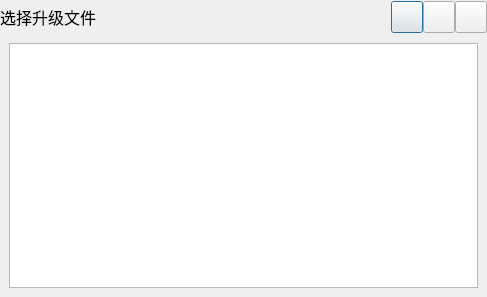
<?xml version="1.0" encoding="UTF-8"?>
<ui version="4.0">
 <class>filechoose</class>
 <widget class="QDialog" name="filechoose">
  <property name="geometry">
   <rect>
    <x>0</x>
    <y>0</y>
    <width>487</width>
    <height>297</height>
   </rect>
  </property>
  <property name="windowTitle">
   <string>Dialog</string>
  </property>
  <layout class="QGridLayout" name="gridLayout">
   <property name="leftMargin">
    <number>0</number>
   </property>
   <property name="topMargin">
    <number>0</number>
   </property>
   <property name="rightMargin">
    <number>0</number>
   </property>
   <property name="bottomMargin">
    <number>0</number>
   </property>
   <property name="spacing">
    <number>0</number>
   </property>
   <item row="0" column="0">
    <widget class="QWidget" name="widget" native="true">
     <property name="minimumSize">
      <size>
       <width>0</width>
       <height>34</height>
      </size>
     </property>
     <property name="maximumSize">
      <size>
       <width>16777215</width>
       <height>34</height>
      </size>
     </property>
     <layout class="QHBoxLayout" name="horizontalLayout">
      <property name="spacing">
       <number>0</number>
      </property>
      <property name="leftMargin">
       <number>0</number>
      </property>
      <property name="topMargin">
       <number>0</number>
      </property>
      <property name="rightMargin">
       <number>0</number>
      </property>
      <property name="bottomMargin">
       <number>0</number>
      </property>
      <item>
       <widget class="QLabel" name="toplabel">
        <property name="minimumSize">
         <size>
          <width>0</width>
          <height>32</height>
         </size>
        </property>
        <property name="maximumSize">
         <size>
          <width>16777215</width>
          <height>32</height>
         </size>
        </property>
        <property name="font">
         <font>
          <pointsize>12</pointsize>
         </font>
        </property>
        <property name="text">
         <string>选择升级文件</string>
        </property>
       </widget>
      </item>
      <item>
       <spacer name="horizontalSpacer">
        <property name="orientation">
         <enum>Qt::Horizontal</enum>
        </property>
        <property name="sizeHint" stdset="0">
         <size>
          <width>709</width>
          <height>20</height>
         </size>
        </property>
       </spacer>
      </item>
      <item>
       <widget class="QPushButton" name="minbtn">
        <property name="minimumSize">
         <size>
          <width>32</width>
          <height>32</height>
         </size>
        </property>
        <property name="maximumSize">
         <size>
          <width>32</width>
          <height>32</height>
         </size>
        </property>
        <property name="text">
         <string/>
        </property>
        <property name="icon">
         <iconset>
          <normaloff>:/iamge/titlemini.png</normaloff>:/iamge/titlemini.png</iconset>
        </property>
       </widget>
      </item>
      <item>
       <widget class="QPushButton" name="maxbtn">
        <property name="minimumSize">
         <size>
          <width>32</width>
          <height>32</height>
         </size>
        </property>
        <property name="maximumSize">
         <size>
          <width>32</width>
          <height>32</height>
         </size>
        </property>
        <property name="text">
         <string/>
        </property>
        <property name="icon">
         <iconset>
          <normaloff>:/iamge/titlemax.png</normaloff>:/iamge/titlemax.png</iconset>
        </property>
       </widget>
      </item>
      <item>
       <widget class="QPushButton" name="closebtn">
        <property name="minimumSize">
         <size>
          <width>32</width>
          <height>32</height>
         </size>
        </property>
        <property name="maximumSize">
         <size>
          <width>32</width>
          <height>32</height>
         </size>
        </property>
        <property name="text">
         <string/>
        </property>
        <property name="icon">
         <iconset>
          <normaloff>:/iamge/titleclose.png</normaloff>:/iamge/titleclose.png</iconset>
        </property>
       </widget>
      </item>
     </layout>
    </widget>
   </item>
   <item row="1" column="0">
    <widget class="QWidget" name="contralwidget" native="true">
     <layout class="QGridLayout" name="gridLayout_2">
      <item row="0" column="0">
       <widget class="QTreeView" name="treeView"/>
      </item>
     </layout>
    </widget>
   </item>
  </layout>
 </widget>
 <tabstops>
  <tabstop>minbtn</tabstop>
  <tabstop>maxbtn</tabstop>
  <tabstop>closebtn</tabstop>
  <tabstop>treeView</tabstop>
 </tabstops>
 <resources/>
 <connections/>
</ui>
